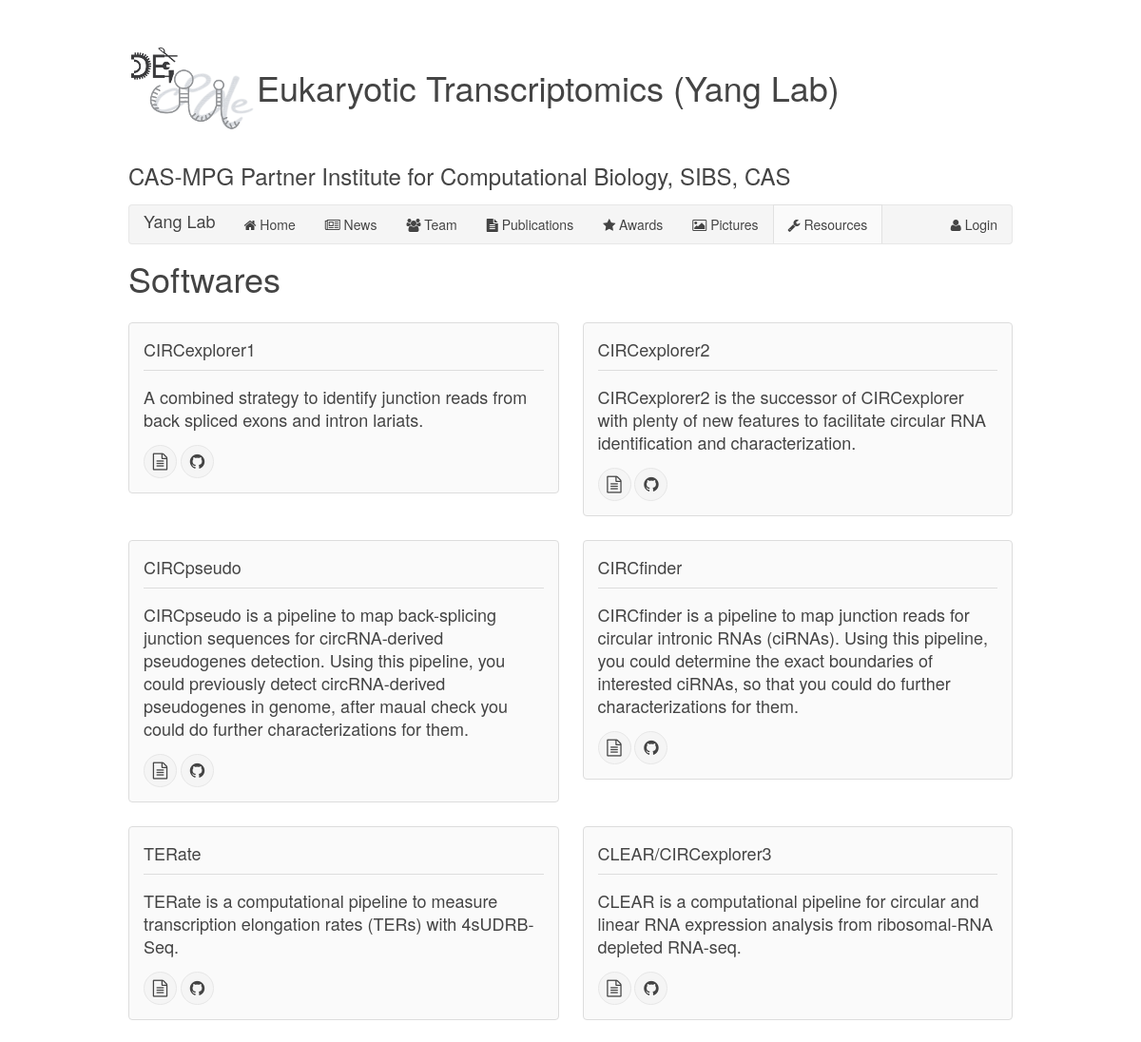
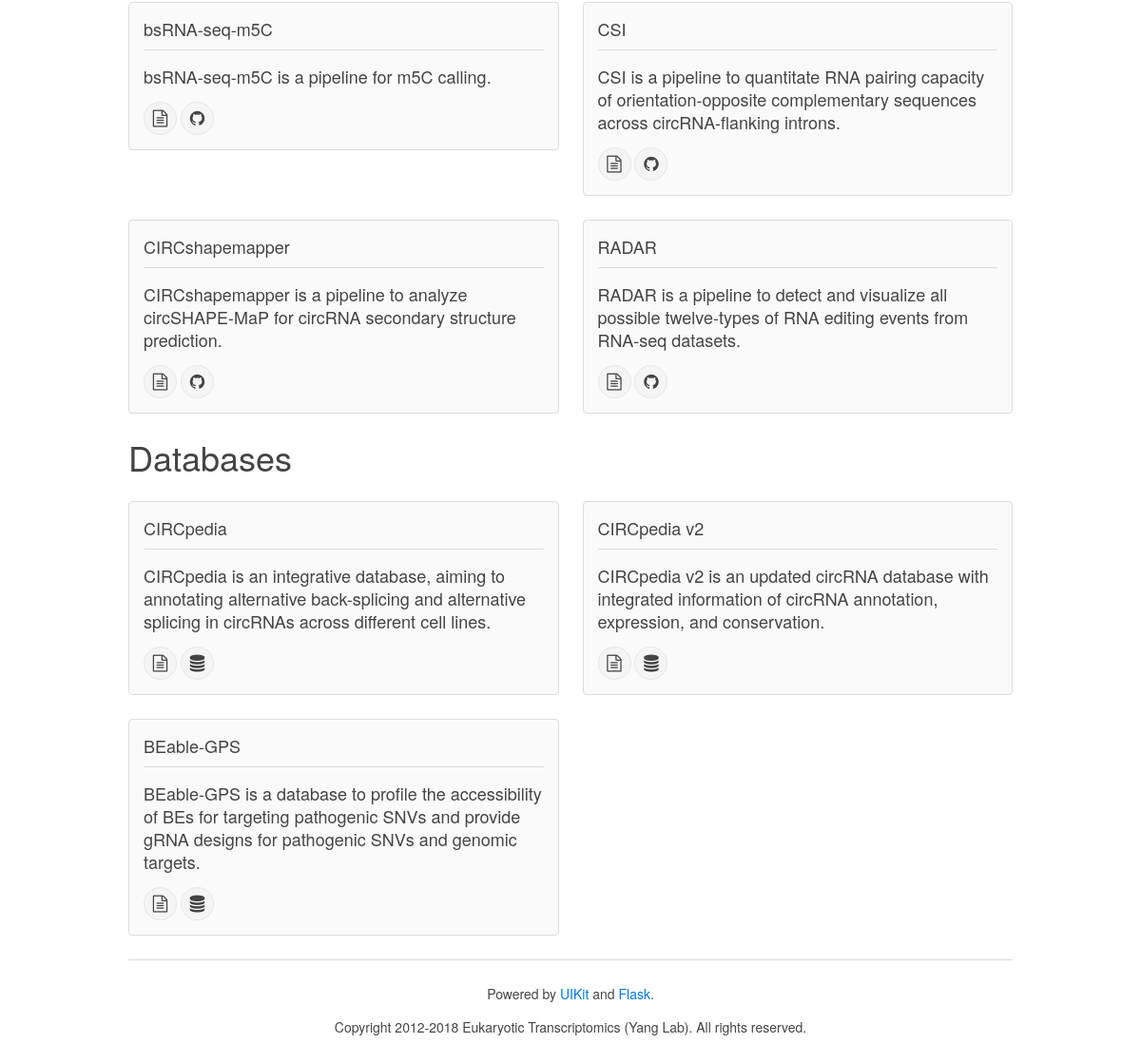
Page /resources on the committed database (2 pictures, top to bottom).
### yanglab.py (models this page shows)
class Resource(db.Model):
    __tablename__ = 'resource'
    id = db.Column(db.Integer, primary_key=True)
    classes = db.Column(db.String(20))
    name = db.Column(db.String(20))
    content = db.Column(db.Text)
    paper_link = db.Column(db.String(100))
    link = db.Column(db.String(100))

### yanglab.py (the view)
@yanglab.route('/resources')
def resources():
    attr = {}
    attr['name'] = 'resources'
    resources = Resource.query.order_by(Resource.id).all()
    attr['resources'] = resources
    return render_template('resources.html', **attr)

### yanglab.py (called while the page is built)
@yanglab.template_filter('strong')
def strong(s):
    return s.replace('{{', '<strong>').replace('}}', '</strong>')

### templates/resources.html
{% extends "base.html" %}
{% block content %}
<div class="uk-grid" data-uk-grid-margin>
    <div class="uk-width-1-1">
        <h2 class="uk-article-title">Softwares</h2>
    </div>
</div>
<div class="uk-grid" data-uk-grid-margin>
    {% for entry in resources %}
    {% if entry.classes == 'software' %}
    <div class="uk-width-medium-1-2">
        <div class="uk-panel uk-panel-box uk-panel-header">
            <h2 class="uk-panel-title">{{ entry.name }}</h2>
            <p class="uk-article-lead">{{ entry.content|strong|safe }}</p>
            <a href="{{ entry.paper_link }}" class="uk-icon-button uk-icon-file-text-o"></a>
            <a href="{{ entry.link }}" class="uk-icon-button uk-icon-github"></a>
        </div>
    </div>
    {% endif %}
    {% endfor %}
</div>
<div class="uk-grid" data-uk-grid-margin>
    <div class="uk-width-1-1">
        <h2 class="uk-article-title">Databases</h2>
    </div>
</div>
<div class="uk-grid" data-uk-grid-margin>
    {% for entry in resources %}
    {% if entry.classes == 'database' %}
    <div class="uk-width-medium-1-2">
        <div class="uk-panel uk-panel-box uk-panel-header">
            <h2 class="uk-panel-title">{{ entry.name }}</h2>
            <p class="uk-article-lead">{{ entry.content|strong|safe }}</p>
            <a href="{{ entry.paper_link }}" class="uk-icon-button uk-icon-file-text-o"></a>
            <a href="{{ entry.link }}" class="uk-icon-button uk-icon-database"></a>
        </div>
    </div>
    {% endif %}
    {% endfor %}
</div>
{% endblock content %}

### rows in the picture
Resource: name "CIRCexplorer1", content|strong "A combined strategy to identify junction reads from back spliced exons and intron lariats."
Resource: name "CIRCexplorer2", content|strong "CIRCexplorer2 is the successor of CIRCexplorer with plenty of new features to facilitate circular RNA identification and characterization."
Resource: name "CIRCpseudo", content|strong "CIRCpseudo is a pipeline to map back-splicing junction sequences for circRNA-derived pseudogenes detection. Using this pipeline, you could previously detect circRNA-derived pseudogenes in genome, after maual check you could do further characterizations for them."
Resource: name "CIRCfinder", content|strong "CIRCfinder is a pipeline to map junction reads for circular intronic RNAs (ciRNAs). Using this pipeline, you could determine the exact boundaries of interested ciRNAs, so that you could do further characterizations for them."
Resource: name "TERate", content|strong "TERate is a computational pipeline to measure transcription elongation rates (TERs) with 4sUDRB-Seq."
Resource: name "CLEAR/CIRCexplorer3", content|strong "CLEAR is a computational pipeline for circular and linear RNA expression analysis from ribosomal-RNA depleted RNA-seq."
Resource: name "bsRNA-seq-m5C", content|strong "bsRNA-seq-m5C is a pipeline for m5C calling."
Resource: name "CSI", content|strong "CSI is a pipeline to quantitate RNA pairing capacity of orientation-opposite complementary sequences across circRNA-flanking introns."
Resource: name "CIRCshapemapper", content|strong "CIRCshapemapper is a pipeline to analyze circSHAPE-MaP for circRNA secondary structure prediction."
Resource: name "RADAR", content|strong "RADAR is a pipeline to detect and visualize all possible twelve-types of RNA editing events from RNA-seq datasets."
Resource: name "CIRCpedia", content|strong "CIRCpedia is an integrative database, aiming to annotating alternative back-splicing and alternative splicing in circRNAs across different cell lines."
Resource: name "CIRCpedia v2", content|strong "CIRCpedia v2 is an updated circRNA database with integrated information of circRNA annotation, expression, and conservation."
Resource: name "BEable-GPS", content|strong "BEable-GPS is a database to profile the accessibility of BEs for targeting pathogenic SNVs and provide gRNA designs for pathogenic SNVs and genomic targets."
